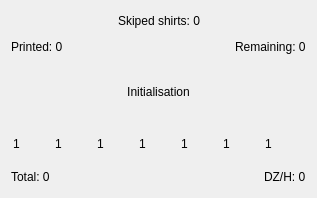
<?xml version="1.0" encoding="UTF-8"?>
<ui version="4.0">
 <class>InfoWidget</class>
 <widget class="QWidget" name="InfoWidget">
  <property name="geometry">
   <rect>
    <x>0</x>
    <y>0</y>
    <width>317</width>
    <height>198</height>
   </rect>
  </property>
  <property name="minimumSize">
   <size>
    <width>0</width>
    <height>0</height>
   </size>
  </property>
  <property name="maximumSize">
   <size>
    <width>1000</width>
    <height>1000</height>
   </size>
  </property>
  <property name="windowTitle">
   <string>Form</string>
  </property>
  <layout class="QGridLayout" name="gridLayout">
   <item row="0" column="0">
    <layout class="QHBoxLayout" name="horizontalLayout_7">
     <item>
      <spacer name="horizontalSpacer_3">
       <property name="orientation">
        <enum>Qt::Horizontal</enum>
       </property>
       <property name="sizeHint" stdset="0">
        <size>
         <width>40</width>
         <height>20</height>
        </size>
       </property>
      </spacer>
     </item>
     <item>
      <widget class="QLabel" name="labelSkipedShirts">
       <property name="text">
        <string>Skiped shirts: 0</string>
       </property>
      </widget>
     </item>
     <item>
      <spacer name="horizontalSpacer_4">
       <property name="orientation">
        <enum>Qt::Horizontal</enum>
       </property>
       <property name="sizeHint" stdset="0">
        <size>
         <width>40</width>
         <height>20</height>
        </size>
       </property>
      </spacer>
     </item>
    </layout>
   </item>
   <item row="1" column="0">
    <layout class="QHBoxLayout" name="horizontalLayout">
     <item>
      <widget class="QLabel" name="labelPrinted">
       <property name="minimumSize">
        <size>
         <width>0</width>
         <height>0</height>
        </size>
       </property>
       <property name="maximumSize">
        <size>
         <width>700</width>
         <height>16777215</height>
        </size>
       </property>
       <property name="frameShape">
        <enum>QFrame::NoFrame</enum>
       </property>
       <property name="lineWidth">
        <number>2</number>
       </property>
       <property name="text">
        <string>Printed: 0</string>
       </property>
      </widget>
     </item>
     <item>
      <spacer name="horizontalSpacer_2">
       <property name="orientation">
        <enum>Qt::Horizontal</enum>
       </property>
       <property name="sizeHint" stdset="0">
        <size>
         <width>40</width>
         <height>20</height>
        </size>
       </property>
      </spacer>
     </item>
     <item>
      <widget class="QLabel" name="labelRemain">
       <property name="minimumSize">
        <size>
         <width>0</width>
         <height>0</height>
        </size>
       </property>
       <property name="maximumSize">
        <size>
         <width>500</width>
         <height>16777215</height>
        </size>
       </property>
       <property name="text">
        <string>Remaining: 0</string>
       </property>
      </widget>
     </item>
    </layout>
   </item>
   <item row="2" column="0">
    <spacer name="verticalSpacer_2">
     <property name="orientation">
      <enum>Qt::Vertical</enum>
     </property>
     <property name="sizeHint" stdset="0">
      <size>
       <width>20</width>
       <height>13</height>
      </size>
     </property>
    </spacer>
   </item>
   <item row="3" column="0">
    <widget class="QLabel" name="labelInfo">
     <property name="minimumSize">
      <size>
       <width>0</width>
       <height>0</height>
      </size>
     </property>
     <property name="maximumSize">
      <size>
       <width>1000</width>
       <height>1000</height>
      </size>
     </property>
     <property name="frameShape">
      <enum>QFrame::NoFrame</enum>
     </property>
     <property name="text">
      <string>Initialisation</string>
     </property>
     <property name="alignment">
      <set>Qt::AlignCenter</set>
     </property>
    </widget>
   </item>
   <item row="4" column="0">
    <spacer name="verticalSpacer">
     <property name="orientation">
      <enum>Qt::Vertical</enum>
     </property>
     <property name="sizeHint" stdset="0">
      <size>
       <width>20</width>
       <height>13</height>
      </size>
     </property>
    </spacer>
   </item>
   <item row="5" column="0">
    <layout class="QHBoxLayout" name="horizontalLayout_2">
     <item>
      <widget class="QLabel" name="labelHome">
       <property name="minimumSize">
        <size>
         <width>34</width>
         <height>34</height>
        </size>
       </property>
       <property name="maximumSize">
        <size>
         <width>34</width>
         <height>34</height>
        </size>
       </property>
       <property name="text">
        <string>1</string>
       </property>
      </widget>
     </item>
     <item>
      <widget class="QLabel" name="labelLock">
       <property name="minimumSize">
        <size>
         <width>34</width>
         <height>34</height>
        </size>
       </property>
       <property name="maximumSize">
        <size>
         <width>34</width>
         <height>34</height>
        </size>
       </property>
       <property name="text">
        <string>1</string>
       </property>
      </widget>
     </item>
     <item>
      <widget class="QLabel" name="labelLiftUp">
       <property name="minimumSize">
        <size>
         <width>34</width>
         <height>34</height>
        </size>
       </property>
       <property name="maximumSize">
        <size>
         <width>34</width>
         <height>34</height>
        </size>
       </property>
       <property name="text">
        <string>1</string>
       </property>
      </widget>
     </item>
     <item>
      <widget class="QLabel" name="labelIndexerHalf">
       <property name="minimumSize">
        <size>
         <width>34</width>
         <height>34</height>
        </size>
       </property>
       <property name="maximumSize">
        <size>
         <width>34</width>
         <height>34</height>
        </size>
       </property>
       <property name="text">
        <string>1</string>
       </property>
      </widget>
     </item>
     <item>
      <widget class="QLabel" name="labelWarning">
       <property name="minimumSize">
        <size>
         <width>34</width>
         <height>34</height>
        </size>
       </property>
       <property name="maximumSize">
        <size>
         <width>34</width>
         <height>34</height>
        </size>
       </property>
       <property name="text">
        <string>1</string>
       </property>
      </widget>
     </item>
     <item>
      <widget class="QLabel" name="labelEmergency">
       <property name="minimumSize">
        <size>
         <width>34</width>
         <height>34</height>
        </size>
       </property>
       <property name="maximumSize">
        <size>
         <width>34</width>
         <height>34</height>
        </size>
       </property>
       <property name="text">
        <string>1</string>
       </property>
      </widget>
     </item>
     <item>
      <widget class="QLabel" name="labelStopHand">
       <property name="minimumSize">
        <size>
         <width>34</width>
         <height>34</height>
        </size>
       </property>
       <property name="maximumSize">
        <size>
         <width>34</width>
         <height>34</height>
        </size>
       </property>
       <property name="text">
        <string>1</string>
       </property>
      </widget>
     </item>
    </layout>
   </item>
   <item row="6" column="0">
    <layout class="QHBoxLayout" name="horizontalLayout_3">
     <item>
      <widget class="QLabel" name="labelTotal">
       <property name="minimumSize">
        <size>
         <width>0</width>
         <height>15</height>
        </size>
       </property>
       <property name="maximumSize">
        <size>
         <width>700</width>
         <height>15</height>
        </size>
       </property>
       <property name="font">
        <font>
         <pointsize>9</pointsize>
        </font>
       </property>
       <property name="text">
        <string>Total: 0</string>
       </property>
      </widget>
     </item>
     <item>
      <spacer name="horizontalSpacer">
       <property name="orientation">
        <enum>Qt::Horizontal</enum>
       </property>
       <property name="sizeHint" stdset="0">
        <size>
         <width>40</width>
         <height>20</height>
        </size>
       </property>
      </spacer>
     </item>
     <item>
      <widget class="QLabel" name="labelDZH">
       <property name="minimumSize">
        <size>
         <width>0</width>
         <height>15</height>
        </size>
       </property>
       <property name="maximumSize">
        <size>
         <width>700</width>
         <height>15</height>
        </size>
       </property>
       <property name="font">
        <font>
         <pointsize>9</pointsize>
        </font>
       </property>
       <property name="frameShape">
        <enum>QFrame::NoFrame</enum>
       </property>
       <property name="lineWidth">
        <number>2</number>
       </property>
       <property name="text">
        <string>DZ/H: 0</string>
       </property>
      </widget>
     </item>
    </layout>
   </item>
  </layout>
 </widget>
 <resources/>
 <connections/>
</ui>
